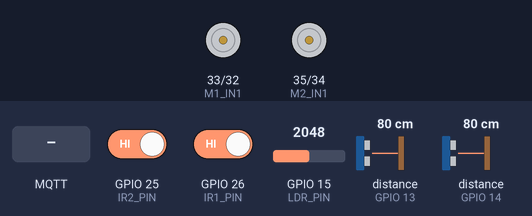
Recording of a sketch running on a simulated ESP32. Shown: motor-driver pin pairs drawn as motors (green arrow = first pin HIGH = forward, orange = second pin HIGH = backward, longer = more drive, scaled by the enable pin). The test bench sets the inputs (shaded band); at power-on: GPIO 15 (LDR_PIN) = 2048, GPIO 25 (IR2_PIN) HIGH, GPIO 26 (IR1_PIN) HIGH, distance to the obstacle (sensors on GPIO 13, GPIO 14) 80 cm. The echo pulse lasts 58.3 µs per cm; WiFi joins after 1.5 s; servers stay silent unless stated; no MQTT or app messages arrive unless stated; what the sketch prints to the serial monitor is not drawn.

Above: at 2.7 s.
2.8 s: MQTT message "OPEN" arrives on the first subscribed topic
At 3.6 s:
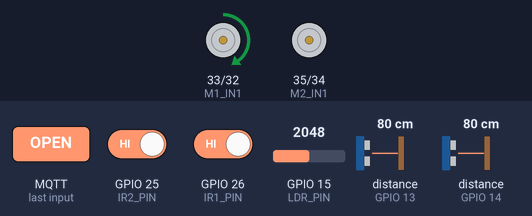
4.3 s: MQTT message "CLOSE" arrives on the first subscribed topic
At 4.7 s:
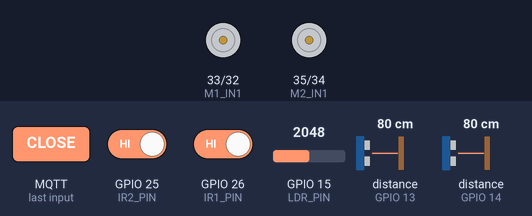
5.8 s: MQTT message "OPEN" arrives on the second subscribed topic
At 7.0 s:
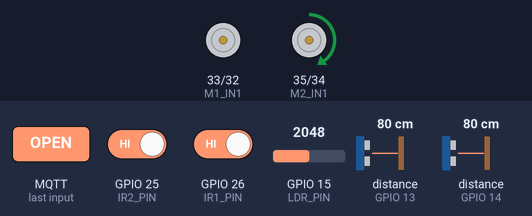
7.3 s: MQTT message "CLOSE" arrives on the second subscribed topic
At 8.2 s:
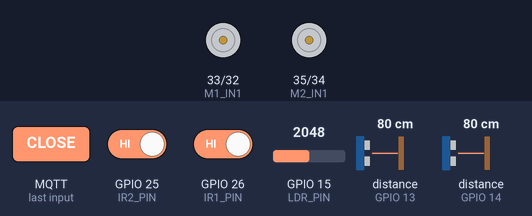
8.8 s: MQTT message "OPEN" arrives on the first subscribed topic
At 9.4 s:
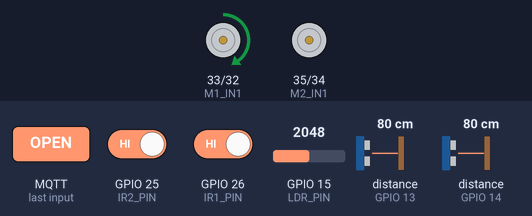
10.3 s: MQTT message "OPEN" arrives on the second subscribed topic
At 11.7 s:
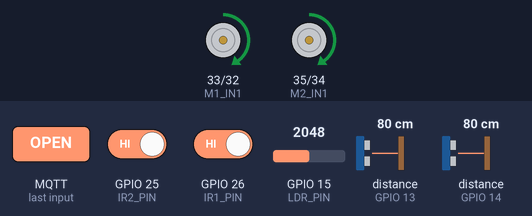
Timing chart, 0 to 12.8 s (numbered marks = the images above; inputs shaded):
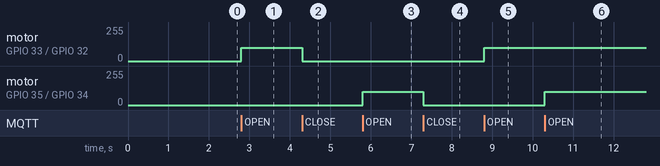

The sketch:

sketch_mar29a.ino
```cpp
#include <WiFi.h>
#include <PubSubClient.h>
#include <NewPing.h> // Library for reliable HC-SR04 ultrasonic sensor operation

// --- WiFi Credentials ---
const char* ssid = "Sammy";
const char* password = "cactusjuice101";

// --- MQTT Broker Details ---
const char* mqtt_server = "10.219.27.26"; // e.g., IP of your Node-RED server
const char* mqtt_client_id = "DriveThruESP32";
const int mqtt_port = 1883;

WiFiClient espClient;
PubSubClient client(espClient);
long lastMsg = 0;
char msg[50];
int value = 0;


// --- Pin Definitions (Adjust as needed for your ESP32 board) ---

// Kiosk 1 Sensors
#define IR1_PIN 26           // GPIO 15 for Kiosk 1 Customer IR sensor
#define TRIG1_PIN 12         // GPIO 13 for Kiosk 1 Ultrasonic Trigger
#define ECHO1_PIN 13         // GPIO 12 for Kiosk 1 Ultrasonic Echo
#define MAX_DISTANCE 200     // Max distance for ultrasonic sensor (cm)
NewPing sonar1(TRIG1_PIN, ECHO1_PIN, MAX_DISTANCE);

// Kiosk 2 Sensors
#define IR2_PIN 25           // GPIO 14 for Kiosk 2 Customer IR sensor
#define TRIG2_PIN 27         // GPIO 27 for Kiosk 2 Ultrasonic Trigger
#define ECHO2_PIN 14         // GPIO 26 for Kiosk 2 Ultrasonic Echo
NewPing sonar2(TRIG2_PIN, ECHO2_PIN, MAX_DISTANCE);
#define LDR_PIN 15           // GPIO 34 (ADC1_CH6) for LDR sensor

// Motor Driver Pins (using L298N/L293D, adjust based on your wiring)
#define M1_IN1 33           // Main Gate Motor N20 motor 1
#define M1_IN2 32
#define M2_IN1 35          // Kiosk 2 Gate Motor N20 motor 2
#define M2_IN2 34
#define enA 22
#define enB 23

// --- MQTT Topics ---
#define TOPIC_PUBLISH_KIOSK1_CUST "drive_thru/kiosk1/customer_present"
#define TOPIC_PUBLISH_KIOSK1_CARS "drive_thru/kiosk1/cars_in_line"
#define TOPIC_PUBLISH_KIOSK2_CUST "drive_thru/kiosk2/customer_present"
#define TOPIC_PUBLISH_KIOSK2_CARS "drive_thru/kiosk2/cars_in_line"
#define TOPIC_PUBLISH_LDR "drive_thru/ambient_light"

#define TOPIC_SUBSCRIBE_M1_CMD "drive_thru/motor1/command"
#define TOPIC_SUBSCRIBE_M2_CMD "drive_thru/motor2/command"

// --- Function Declarations ---
void setup_wifi();
void reconnect_mqtt();
void callback(char* topic, byte* payload, unsigned int length);
float readUltrasonic(NewPing* sonar);
void controlMotor(int in1Pin, int in2Pin, bool open);

void setup() {
  Serial.begin(115200);
  setup_wifi();
  client.setServer(mqtt_server, mqtt_port);
  client.setCallback(callback);

  // Initialize sensors pins
  pinMode(IR1_PIN, INPUT);
  pinMode(IR2_PIN, INPUT);
  pinMode(LDR_PIN, INPUT);
  // Ultrasonic pins handled by NewPing library

  pinMode(enA,OUTPUT);
  pinMode(enB,OUTPUT);

  // Initialize motor driver pins
  pinMode(M1_IN1, OUTPUT);
  pinMode(M1_IN2, OUTPUT);
  pinMode(M2_IN1, OUTPUT);
  pinMode(M2_IN2, OUTPUT);
}

void loop() {
  if (!client.connected()) {
    reconnect_mqtt();
  }
  client.loop();

  unsigned long currentMillis = millis();
  if (currentMillis - lastMsg > 5000) { // Publish data every 5 seconds
    lastMsg = currentMillis;

    // Read sensor data
    int ir1_state = digitalRead(IR1_PIN);
    float dist1 = readUltrasonic(&sonar1);
    int ir2_state = digitalRead(IR2_PIN);
    float dist2 = readUltrasonic(&sonar2);
    int ldr_value = analogRead(LDR_PIN);

    // Publish data to Node-RED
    client.publish(TOPIC_PUBLISH_KIOSK1_CUST, ir1_state == LOW ? "CUSTOMER_PRESENT" : "NO_CUSTOMER");

    // Convert distance to car count (example logic, refine in Node-RED)
    // Assume < 50cm means 3 cars are in line (adjust distance logic based on testing)
    client.publish(TOPIC_PUBLISH_KIOSK1_CARS, dist1 < 50 ? "3" : "0");

    client.publish(TOPIC_PUBLISH_KIOSK2_CUST, ir2_state == LOW ? "CUSTOMER_PRESENT" : "NO_CUSTOMER");
    client.publish(TOPIC_PUBLISH_KIOSK2_CARS, dist2 < 50 ? "3" : "0");

    client.publish(TOPIC_PUBLISH_LDR, String(ldr_value).c_str());

    Serial.println("Data published to MQTT broker.");
  }
}

// Function to control DC motor (e.g. L298N motor driver)
void controlMotor(int in1Pin, int in2Pin, bool open, int en) {
    if (open) {
        digitalWrite(in1Pin, HIGH);
        digitalWrite(in2Pin, LOW);
        analogWrite(en,100);

    } else {
        digitalWrite(in1Pin, LOW);
        digitalWrite(in2Pin, HIGH);
        analogWrite(en,0);

    }
    // Note: motors will run continuously. Add logic to stop them after the gate reaches its limit (e.g., limit switches)
}

// Function to read ultrasonic distance
float readUltrasonic(NewPing* sonar) {
  delay(30); // Wait between pings
  unsigned int uS = sonar->ping();
  return (uS / US_ROUNDTRIP_CM); // Convert to centimeters
}

// Function to handle incoming MQTT messages (for motor commands from Node-RED)
void callback(char* topic, byte* payload, unsigned int length) {
  Serial.print("Message arrived [");
  Serial.print(topic);
  Serial.print("] ");
  String messageTemp;
  for (int i = 0; i < length; i++) {
    messageTemp += (char)payload[i];
  }
  Serial.println(messageTemp);

  if (String(topic) == TOPIC_SUBSCRIBE_M1_CMD) {
    if (messageTemp == "OPEN") {
      controlMotor(M1_IN1, M1_IN2, true, enA);
    } else if (messageTemp == "CLOSE") {
      controlMotor(M1_IN1, M1_IN2, false, enA);
    }
  } else if (String(topic) == TOPIC_SUBSCRIBE_M2_CMD) {
    if (messageTemp == "OPEN") {
      controlMotor(M2_IN1, M2_IN2, true, enB);
    } else if (messageTemp == "CLOSE") {
      controlMotor(M2_IN1, M2_IN2, false, enB);
    }
  }
}

void setup_wifi() {
  delay(10);
  Serial.println();
  Serial.print("Connecting to ");
  Serial.println(ssid);
  WiFi.begin(ssid, password);
  while (WiFi.status() != WL_CONNECTED) {
    delay(500);
    Serial.print(".");
  }
  Serial.println("");
  Serial.println("WiFi connected");
  Serial.println("IP address: ");
  Serial.println(WiFi.localIP());
}

void reconnect_mqtt() {
  while (!client.connected()) {
    Serial.print("Attempting MQTT connection...");
    if (client.connect(mqtt_client_id)) {
      Serial.println("connected");
      // Subscribe to motor command topics
      client.subscribe(TOPIC_SUBSCRIBE_M1_CMD);
      client.subscribe(TOPIC_SUBSCRIBE_M2_CMD);
    } else {
      Serial.print("failed, rc=");
      Serial.print(client.state());
      Serial.println(" try again in 5 seconds");
      delay(5000);
    }
  }
}
```

Measured:
- after the input at 2.8 s, motor on GPIO 33 (M1_IN1) / GPIO 32 (M1_IN2): stopped → forward 100/255 at once
- after the input at 4.3 s, motor on GPIO 33 (M1_IN1) / GPIO 32 (M1_IN2): forward 100/255 → stopped at once
- after the input at 5.8 s, motor on GPIO 35 (M2_IN1) / GPIO 34 (M2_IN2): stopped → forward 100/255 at once
- after the input at 7.3 s, motor on GPIO 35 (M2_IN1) / GPIO 34 (M2_IN2): forward 100/255 → stopped at once
- after the input at 8.8 s, motor on GPIO 33 (M1_IN1) / GPIO 32 (M1_IN2): stopped → forward 100/255 at once
- after the input at 10.3 s, motor on GPIO 35 (M2_IN1) / GPIO 34 (M2_IN2): stopped → forward 100/255 at once
